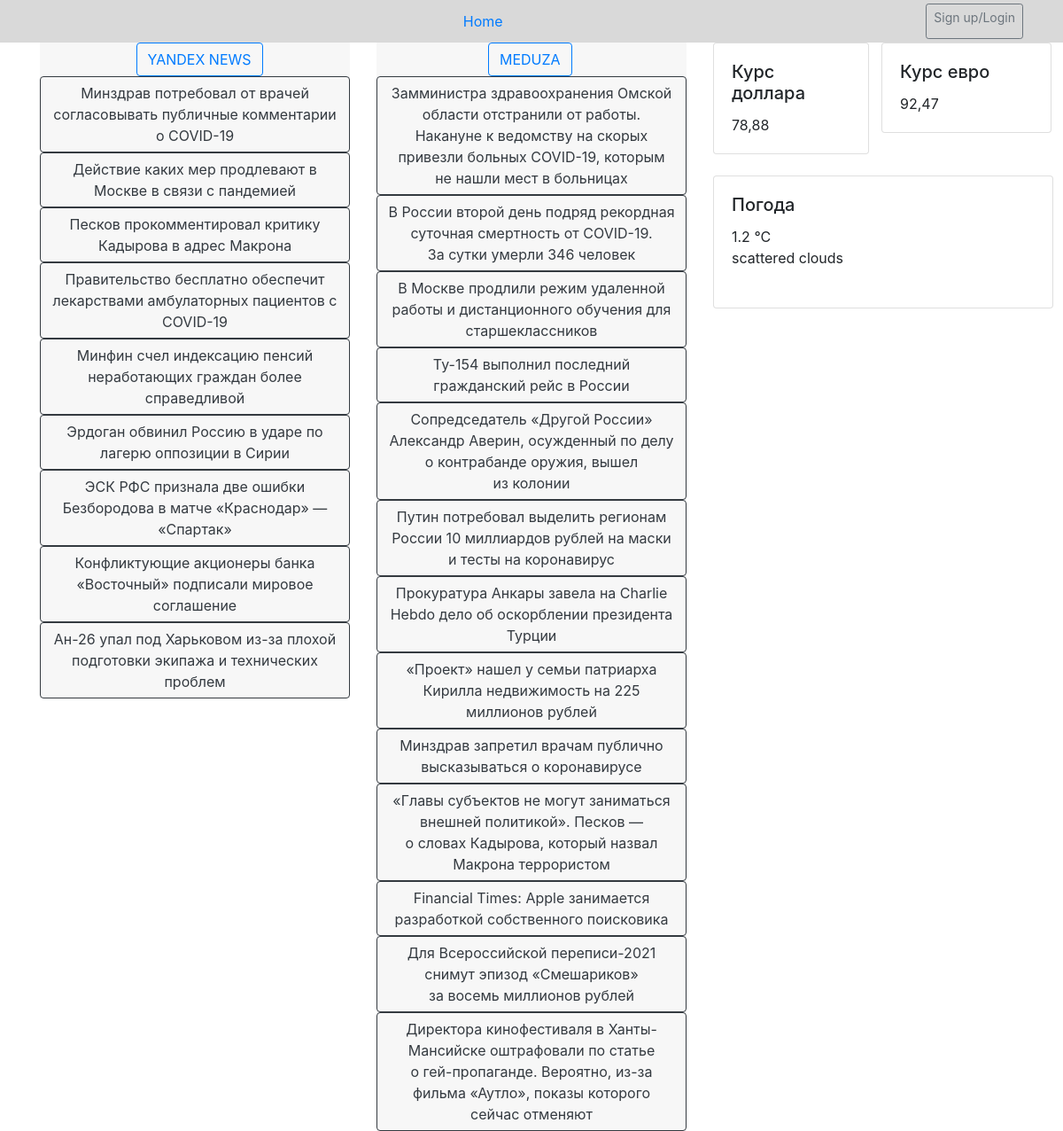
The page /home on the database its author committed.
### app/models.py (models this page shows)
class Post(db.Model):
    id = db.Column(db.Integer, primary_key = True)
    user_id = db.Column(db.Integer, db.ForeignKey('press.press_id'))  # это поле и есть foreign key
    title = db.Column(db.String(140))
    href = db.Column(db.String(340))

### app/routes.py (the view)
@app.route('/')
@app.route('/home')
def home():
    req_list = [news.yandex_news_check, news.meduza_check, course.currency_chech,
                weather.get_weather]  # список функций, которые надо вызвать в отдельных процессах
    return render_template('index.html',
                           title='Home',
                           yandex_news=zip([post.title for post in Post.query.filter(Post.user_id == 1)],
                                           [post.href for post in Post.query.filter(Post.user_id == 1)]),
                           meduza_news=zip([post.title for post in Post.query.filter(Post.user_id == 2)],
                                           [post.href for post in Post.query.filter(Post.user_id == 2)]),
                           dollar=Post.query.filter(Post.user_id == 3).first().title,
                           euro=Post.query.filter(Post.user_id == 3).first().href,
                           temp=Post.query.filter(Post.user_id == 4).first().title,
                           weather_desc=Post.query.filter(Post.user_id == 4).first().href)

### app/templates/index.html (shortened to what this page needs)
{% extends "base.html" %}
{%block content%}
    <section class="popular">
        <div class="container">
            <div class="row">
                <div class="col-4">
                    <div class="left">
                        <div class="btn btn-outline-primary" id="yandex_link" >
                        <a href="https://yandex.ru/news/?utm_source=main_stripe_big" >YANDEX NEWS</a></div>
                        {%for new,href in yandex_news%}
                         <div>
                        <a href={{href}} class="btn btn-outline-dark">{{new}}</a>
                             </div>
                        {%endfor%}
                    </div>
                </div>
                <div class="col-4">
                    <div class="center">
                        <div class="btn btn-outline-primary" id="meduza_link" >
                        <a href="https://meduza.io/" >MEDUZA</a></div>
                        {%for new,href in meduza_news%}
                         <div>
                        <a href={{"https://meduza.io/"+href}} class="btn btn-outline-dark">{{new}}</a>
                             </div>
                        {%endfor%}
                    </div>
                </div>
                <div class="col-4">
                    <div class="row">
                        <div class="col-6">
                            <div class="card" style="width: 11rem;">
                              <div class="card-body">
                                <h5 class="card-title">Курс доллара</h5>
                                <div class="card-text">{{dollar}}</div>
                              </div>
                            </div>
                        </div>
                        <div class="col-6">
                            <div class="card" style="width: 12rem;">
                              <div class="card-body">
                                <h5 class="card-title">Курс евро</h5>
                                <div class="card-text">{{euro}}</div>
                              </div>
                            </div>
                        </div>
                    </div>
                    <br>
                    <div class="row">
                        <div class="col-6">
                        <div class="card" style="width: 24rem;">
                              <div class="card-body">
                                <h5 class="card-title">Погода</h5>
                                <div class="card-text">{{temp}} °C</div>
                                  <div class="card-text">{{weather_desc}}</div>
                              </div>
                            </div>
                            </div>
                    </div>
                </div>
            </div>
        </div>
    </section>
{%endblock%}

### app/templates/base.html (shortened to what this page needs)
<!DOCTYPE html>
<html lang="en">
<head>
    <link rel="stylesheet" href="https://stackpath.bootstrapcdn.com/bootstrap/4.5.2/css/bootstrap.min.css">
    <link rel="stylesheet" href="{{url_for('static',filename='css/main.css')}}">
</head>
<body>
    <nav class="site-header sticky-top py-1" id="top">
      <div class="container d-flex flex-column flex-md-row justify-content-between">
        <a class="py-2 d-none d-md-inline-block" href="{{url_for('home')}}">Home</a>
          {%if current_user.is_anonymous%}
          <a class="btn btn-sm btn-outline-secondary" href="{{url_for('sign_in')}}">Sign up/Login</a>
          {%else%}
          <a class="btn btn-light" href="{{url_for('my_subs')}}">My subscriptions </a>
          <a class="btn btn-danger" href="{{url_for('logout')}}">Log out</a>
          {%endif%}
      </div>
    </nav>
{%block content%}{%endblock%}
</body>
</html>

### app/static/css/main.css (style rules this page uses)
body { word-wrap: break-word }
.left,.center,right { background-color:#f7f7f7; }
#yandex_link { margin-left:31%; }
#meduza_link { margin-left:36%; }
#top { background-color:rgba(0,0,0,0.15); }

### rows shown on the page
Post: yandex_news "Минздрав потребовал от врачей согласовывать публичные комментарии о COVID-19"
Post: yandex_news "Действие каких мер продлевают в Москве в связи с пандемией"
Post: yandex_news "Песков прокомментировал критику Кадырова в адрес Макрона"
Post: yandex_news "Правительство бесплатно обеспечит лекарствами амбулаторных пациентов с COVID-19"
Post: yandex_news "Минфин счел индексацию пенсий неработающих граждан более справедливой"
Post: yandex_news "Эрдоган обвинил Россию в ударе по лагерю оппозиции в Сирии"
Post: yandex_news "ЭСК РФС признала две ошибки Безбородова в матче «Краснодар» — «Спартак»"
Post: yandex_news "Конфликтующие акционеры банка «Восточный» подписали мировое соглашение"
Post: yandex_news "Ан-26 упал под Харьковом из-за плохой подготовки экипажа и технических проблем"
Post: meduza_news "Замминистра здравоохранения Омской области отстранили от работы. Накануне к ведомству на скорых привезли больных COVID-19, которым не нашли мест в больницах"
Post: meduza_news "В России второй день подряд рекордная суточная смертность от COVID-19. За сутки умерли 346 человек"
Post: meduza_news "В Москве продлили режим удаленной работы и дистанционного обучения для старшеклассников"
Post: meduza_news "Ту-154 выполнил последний гражданский рейс в России"
Post: meduza_news "Сопредседатель «Другой России» Александр Аверин, осужденный по делу о контрабанде оружия, вышел из колонии"
Post: meduza_news "Путин потребовал выделить регионам России 10 миллиардов рублей на маски и тесты на коронавирус"
Post: meduza_news "Прокуратура Анкары завела на Charlie Hebdo дело об оскорблении президента Турции"
Post: meduza_news "«Проект» нашел у семьи патриарха Кирилла недвижимость на 225 миллионов рублей"
Post: meduza_news "Минздрав запретил врачам публично высказываться о коронавирусе"
Post: meduza_news "«Главы субъектов не могут заниматься внешней политикой». Песков — о словах Кадырова, который назвал Макрона террористом"
Post: meduza_news "Financial Times: Apple занимается разработкой собственного поисковика"
Post: meduza_news "Для Всероссийской переписи-2021 снимут эпизод «Смешариков» за восемь миллионов рублей"
Post: meduza_news "Директора кинофестиваля в Ханты-Мансийске оштрафовали по статье о гей-пропаганде. Вероятно, из-за фильма «Аутло», показы которого сейчас отменяют"
Post: title "78,88", href "92,47"
Post: title "1.2", href "scattered clouds"
